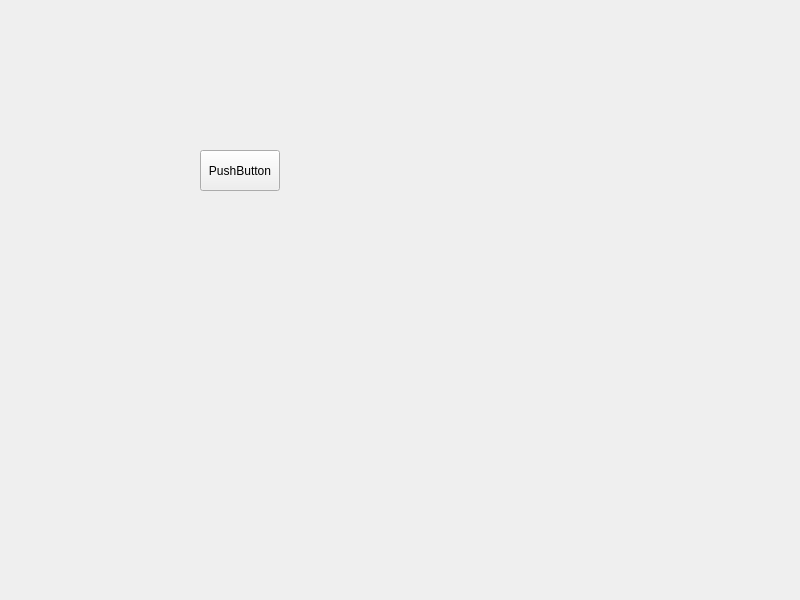
<?xml version="1.0" encoding="UTF-8"?>
<ui version="4.0">
 <class>Widget</class>
 <widget class="QWidget" name="Widget">
  <property name="geometry">
   <rect>
    <x>0</x>
    <y>0</y>
    <width>800</width>
    <height>600</height>
   </rect>
  </property>
  <property name="windowTitle">
   <string>Widget</string>
  </property>
  <widget class="QPushButton" name="pushButton">
   <property name="geometry">
    <rect>
     <x>200</x>
     <y>150</y>
     <width>80</width>
     <height>41</height>
    </rect>
   </property>
   <property name="text">
    <string>PushButton</string>
   </property>
  </widget>
 </widget>
 <resources/>
 <connections>
  <connection>
   <sender>pushButton</sender>
   <signal>clicked()</signal>
   <receiver>Widget</receiver>
   <slot>close()</slot>
   <hints>
    <hint type="sourcelabel">
     <x>245</x>
     <y>168</y>
    </hint>
    <hint type="destinationlabel">
     <x>252</x>
     <y>267</y>
    </hint>
   </hints>
  </connection>
 </connections>
</ui>
